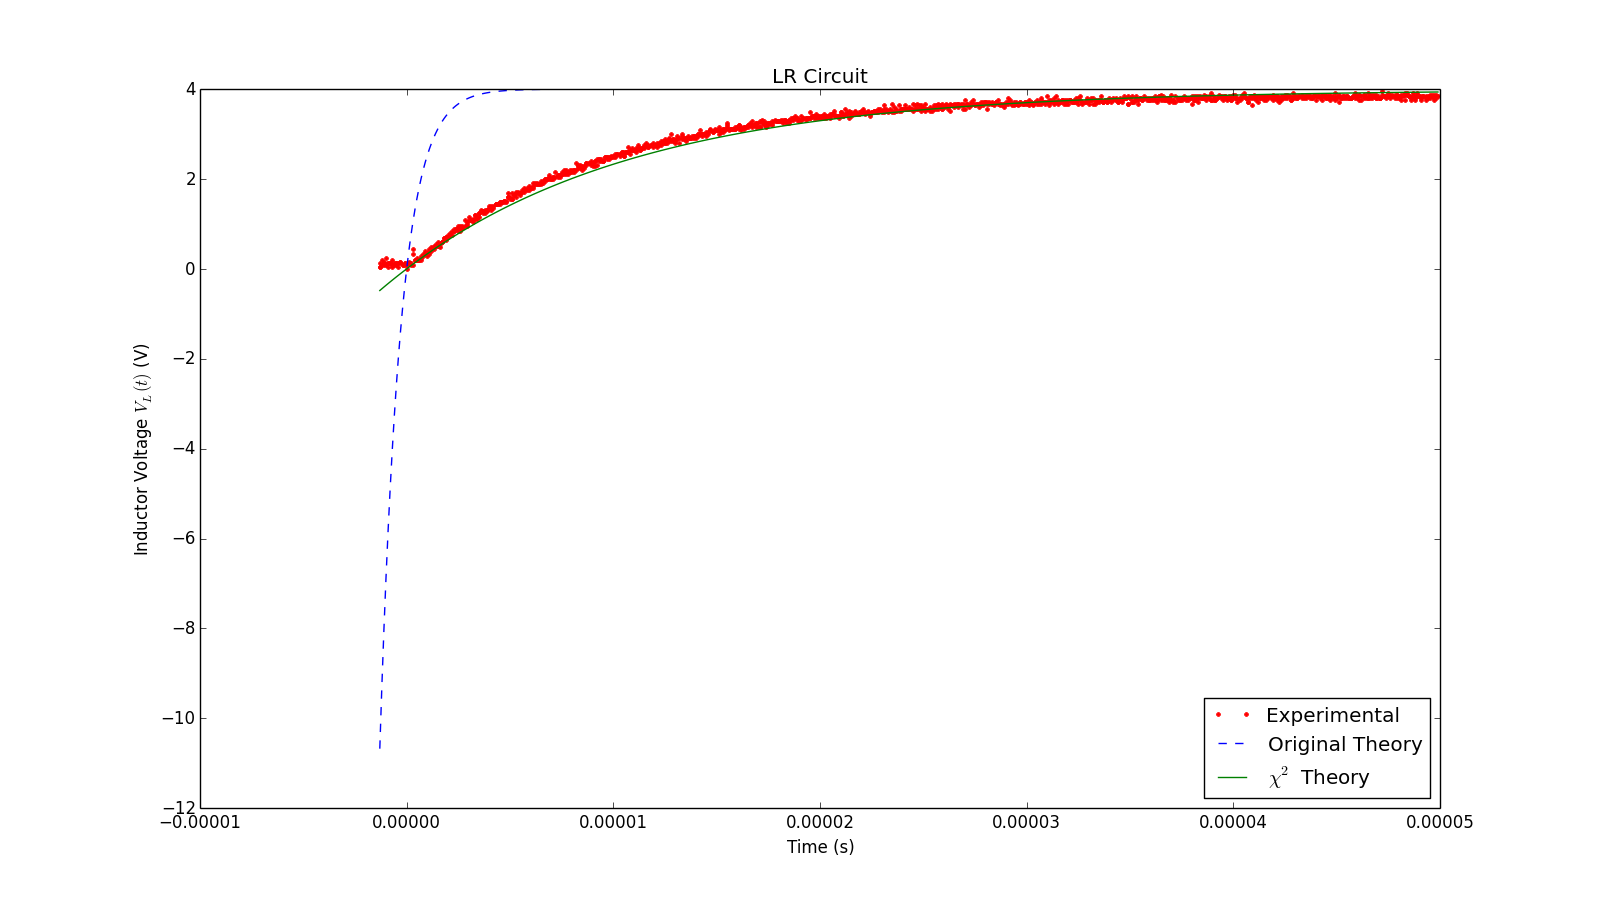

Reproduce this figure in Python.
import numpy as np
import matplotlib.pyplot as plt

################################################################################
############################       LR CIRCUIT       ############################
################################################################################

# Import data
data = np.genfromtxt("Lab4/Data/1_lr.csv", unpack=True, delimiter=',', skiprows=1)

time_abs = data[0]
Vout = data[1]

time = time_abs[np.where(time_abs > 4.87e-5)]
Vout = Vout[np.where(time_abs > 4.87e-5)]
time = time - time[np.argmin(Vout)]
Vout = Vout - Vout[np.argmin(Vout)]

V_o = 4
Tau = 10**(-6)
V_theory = V_o * (1 - np.exp(-1 * time / Tau))

V_o2 = 3.986052299
Tau2 = 0.0000113951372687442
V_theory2 = V_o2 * (1 - np.exp(-1 * time / Tau2))

plt.figure()
plt.plot(time, Vout, 'r.', label="Experimental")
plt.plot(time, V_theory, 'b--', label="Original Theory")
plt.plot(time, V_theory2, 'g', label=("$\chi ^2$" + " Theory"))
# plt.ylim(-0.5,4)
plt.legend(loc=4)
plt.xlabel("Time (s)")
plt.ylabel("Inductor Voltage " + r'$V_L(t)$' + " (V)")
plt.title("LR Circuit")

plt.show()
